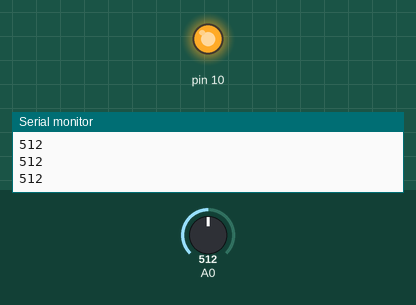
This sketch was run on a simulated Arduino Uno, built with avr-gcc and run on an emulated ATmega328P. Parts: output pins drawn as LEDs (lit = HIGH), the last lines printed to the serial monitor. The test bench sets the inputs (shaded band); at power-on: A0 = 512.

Above: at 1.2 s.
1.3 s: A0 set to 22
2.8 s: A0 set to 17
At 3.2 s:
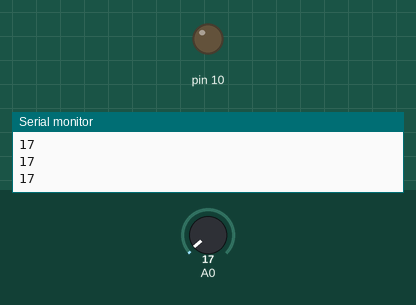
4.3 s: A0 set to 122
At 5.5 s:
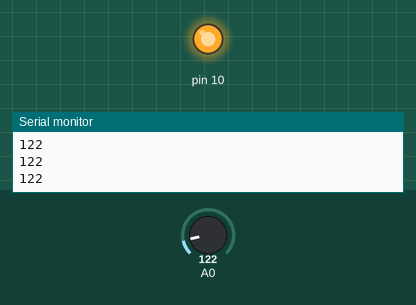
5.8 s: A0 set to 10
At 6.7 s:
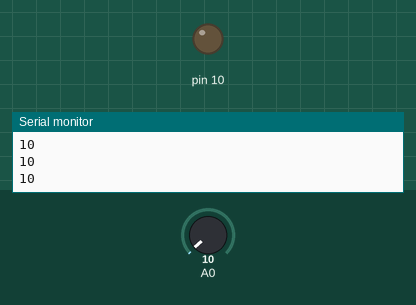
Timing chart, 0 to 8.3 s (numbered marks = the images above; inputs shaded):
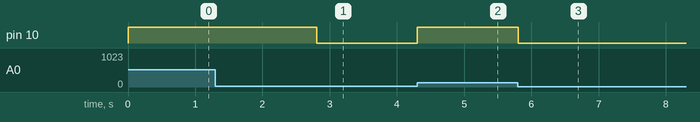

The sketch:

LDR_Sensor.ino
```cpp
void setup() {
  // put your setup code here, to run once:
 Serial.begin(9600);
 pinMode(10,OUTPUT);
 pinMode(A0,INPUT);
}

void loop() {
  // put your main code here, to run repeatedly:
  int Idr=analogRead(A0);
  Serial.println(Idr);
  if(Idr>=20)
  {
    digitalWrite(10,HIGH);
  }
  else
  {
    digitalWrite(10,LOW);
  }
}
```

Measured:
- the behaviour switches between 20 and 19 on A0 (found by bisection; images 0 and 1)
- after the input at 2.8 s, pin 10: HIGH → LOW at once
- after the input at 4.3 s, pin 10: LOW → HIGH at once
- after the input at 5.8 s, pin 10: HIGH → LOW at once
